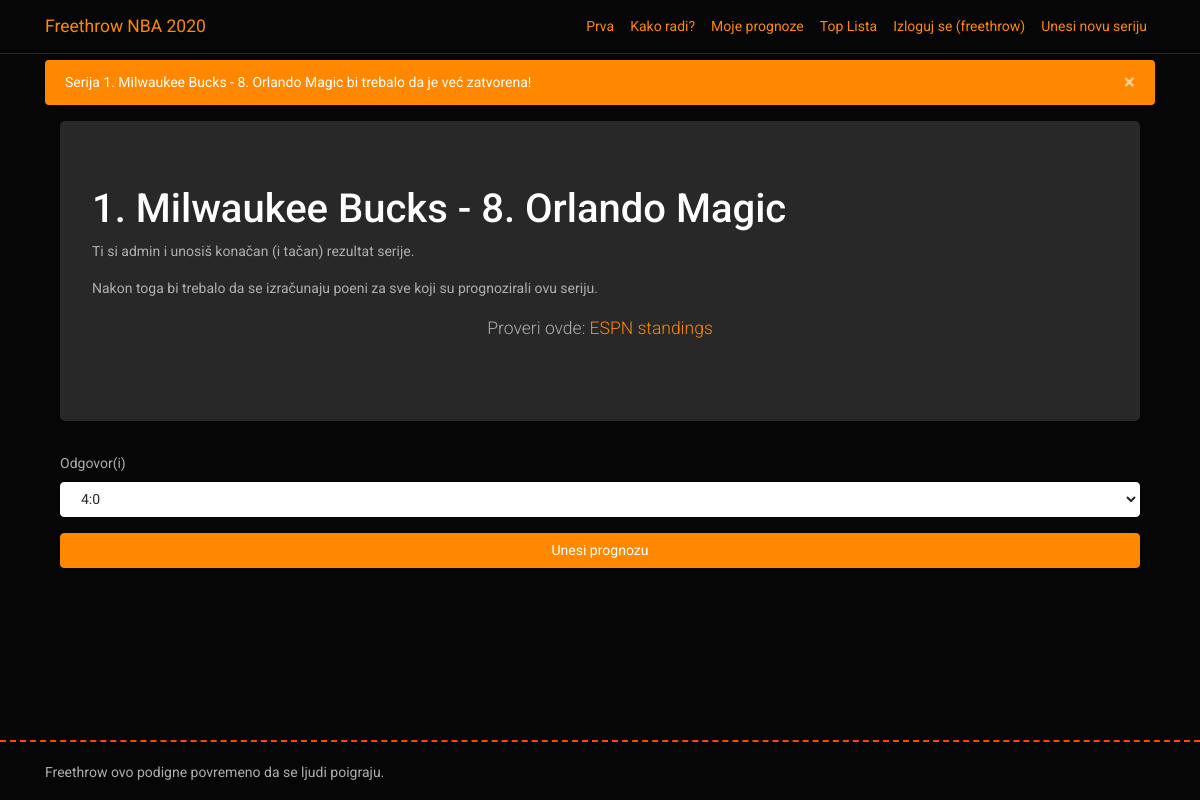
Screenshot of /close/1 (signed in) with the database file from the repository.
### models.py (models this page shows, shortened)
class User(UserMixin, db.Model):
    __tablename__ = 'users'
    id = db.Column(db.Integer, primary_key = True)
    username = db.Column(db.String(64), unique = True, index = True)
    password_hash = db.Column(db.String(128))
    is_admin = db.Column(db.Boolean(),default=False)
    score = db.Column(db.Integer(),default=0)
    @property
    def password(self):
        raise AttributeError('password not readable')
    def __repr__(self):
        return unicode(self.username)

class Series(db.Model):
    __tablename__ = 'series'
    id = db.Column(db.Integer, primary_key = True)
    home = db.Column(db.Text)
    away = db.Column(db.Text)
    open = db.Column(db.Boolean, default = True)
    result = db.Column(db.String)

### main/views.py (the view, shortened to what this page needs)
@main.route('/close/<id>', methods=['GET','POST'])
@login_required
@admin_required
def close_series(id):
    series = Series.query.get_or_404(id)
    if series.open:
        msg = u'Serija {0} - {1} bi trebalo da je već zatvorena!'.format(
            series.home, series.away)
        flash(msg)
    if series.result:
        msg = u'Serija {0} - {1} je već zatvorena rezultatom {2}!'.format(
            series.home, series.away, series.result)
        flash(msg)
        return redirect(url_for('main.index'))
    form = PredictionForm()
    return render_template('main/close_series.html', form = form, series = series)

### main/forms.py
class PredictionForm(Form):
    answer = SelectField(u'Odgovor(i)', choices=choices,
    	coerce=unicode,validators=[Required()])
    submit = SubmitField(u'Unesi prognozu')

### main/views.py (called while the page is built)
def admin_required(f):
    @wraps(f)
    def decorated_function(*args, **kwargs):
        if not current_user._get_current_object().is_admin:
            flash(u'Samo administrator!')
            return redirect(url_for('main.index'))
        return f(*args, **kwargs)
    return decorated_function

### models.py (called while the page is built)
@login_manager.user_loader
def load_user(user_id):
    return User.query.get(int(user_id))

### templates/main/close_series.html
{% extends "base.html" %}
{% import "bootstrap/wtf.html" as wtf %}
{% block content %}
<div class="container">
<div class="jumbotron">
<h3>{{ series.home }} - {{ series.away }}</h3>
<p>Ti si admin i unosiš konačan (i tačan) rezultat serije.</p>
<p>Nakon toga bi trebalo da se izračunaju poeni za sve koji su prognozirali ovu seriju.</p>
<p class="lead text-center">Proveri ovde: <a href="http://espn.go.com/nba/standings">ESPN standings</a></p>
</div>
    {{ wtf.quick_form(form,extra_classes="form-horizontal",button_map={'submit':'warning btn-block'}) }}
<br/>
</div>
{% endblock %}

### templates/base.html (shortened to what this page needs)
<!DOCTYPE html>
<html lang="en">
<head>
    <link rel="stylesheet" href="https://stackpath.bootstrapcdn.com/bootswatch/4.5.2/cyborg/bootstrap.min.css">
</head>
  <header>
      <nav class="navbar navbar-expand-md navbar-dark fixed-top bg-dark">
          <div class="container">
        <a class="navbar-brand" href="/">Freethrow NBA 2020</a>
        <div class="collapse navbar-collapse" id="navbarCollapse">
          <ul class="navbar-nav ml-auto">
            <li class="nav-item">
              <a class="nav-link" href="{{ url_for('main.index') }}">Prva <span class="sr-only">(current)</span></a>
            </li>
            <li class="nav-item">
              <a class="nav-link" href="{{ url_for('main.help') }}">Kako radi?</a>
            </li>
            <li class="nav-item">
              <a class="nav-link" href="{{ url_for('main.my_predictions') }}">Moje prognoze</a>
            </li>
            <li class="nav-item">
              <a class="nav-link" href="{{ url_for('main.scoreboard') }}">Top Lista</a>
            </li>
            {% if current_user.is_authenticated %}
                    <li class="nav-item">
                        <a  class="nav-link" href="{{ url_for('auth.logout') }}">Izloguj se ({{ current_user }})</a>
                    </li>
                        {% if current_user.is_admin %}
                            <li class="nav-item">
                        <a class="nav-link" href="{{ url_for('main.new_series') }}">Unesi novu seriju</a>
                    </li>
                        {% endif %}
                    {% else %}
                    <li class="nav-item">
                        <a class="nav-link"  href="{{ url_for('auth.login') }}">Uloguj se</a>
                    </li>
                    {% endif %}
          </ul>
        </div>
        </div>
      </nav>
    </header>
    <main role="main" class="container">
         {% with messages = get_flashed_messages() %}
        {% if messages %}
        <div class="alert alert-warning" role="alert">
        <button type="button" class="close" data-dismiss="alert" aria-label="Close"><span aria-hidden="true">&times;</span></button>
      {% for message in messages %}
        {{ message|safe }} </br>
      {% endfor %}
     </div>
         {% endif %}
    {% endwith %}
    {% block content %}
    {% endblock content %}
    </main>
    <footer class="footer">
      <div class="container">
        <span>Freethrow ovo podigne povremeno da se ljudi poigraju.</span>
      </div>
    </footer>
</body>
</html>

### templates/base.html (style rules this page uses)
html { position: relative; min-height: 100%; }
.footer { position: absolute; bottom: 0; width: 100%; height: 60px; line-height: 60px; border-top:2px dashed orangered; }
body > .container { padding: 60px 15px 0; }
.footer > .container { padding-right: 15px; padding-left: 15px; }
a { color:#ff8800 !important; text-decoration:none; }

### rows the page displays
User: username "freethrow"
Series: home "1. Milwaukee Bucks", away "8. Orlando Magic"

### other values shown
{{ message|safe }} "Serija 1. Milwaukee Bucks - 8. Orlando Magic bi trebalo da je već zatvorena!"
